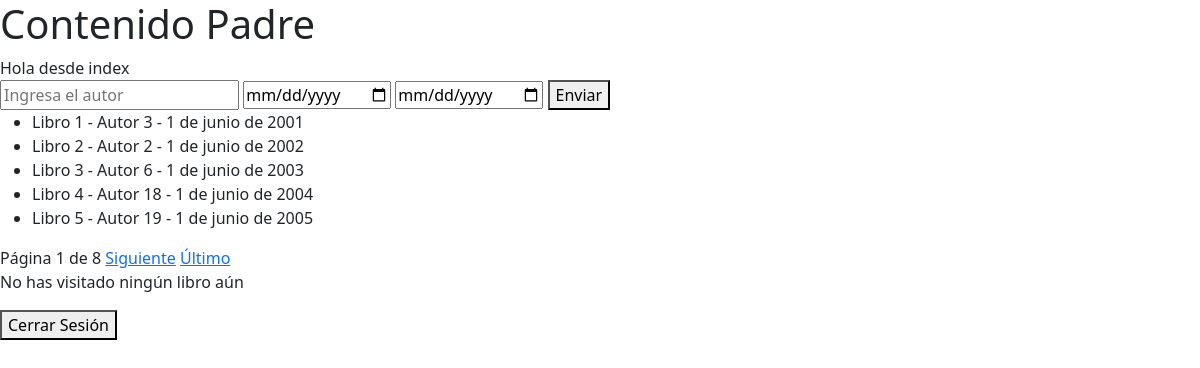
/library/ (signed in), run on the app's committed database.
### library/models.py (models this page shows, shortened)
class Book(models.Model):
    id_book = models.AutoField(primary_key=True)
    title = models.CharField(max_length=100)
    publication_date = models.DateField(null=True, blank=True)
    pages = models.IntegerField(default=0)
    isbn = models.CharField(max_length=30)
    author = models.ForeignKey(
        Author, on_delete=models.CASCADE, related_name='books'
    )
    genres = models.ManyToManyField(Genre, related_name='books') # Tabla intermedia
    recommended_by = models.ManyToManyField(
        get_user_model(), through="Recommendation", related_name='recommendations',
    )
    class Meta:
        verbose_name = 'Libro'
        verbose_name_plural = 'Libros'

class Author(models.Model):
    id_author = models.AutoField(primary_key=True)
    name = models.CharField(max_length=100)
    birth_date = models.DateField(null=True, blank=True)

### library/views.py (the view)
# urls.py: path('', views.index, name='index'),
@login_required
def index(request):
        books = Book.objects.all()
        query = request.GET.get('query_search')
        date_start = request.GET.get('start')
        date_end = request.GET.get('end')
        book_id_recommend = request.session.get('last_viewed_book')
        if query:
            books = books.filter(
                Q(title__icontains=query) | Q(author__name__icontains=query)
            )
        if date_start and date_end:
            books = books.filter(
                publication_date__range=[date_start, date_end] # Rango de fechas
            )
        paginator = Paginator(books, 5)
        page_number = request.GET.get('page')
        page_obj = paginator.get_page(page_number)
        query_params = request.GET.copy()
        if 'page' in query_params:
            query_params.pop('page')
        query_string = query_params.urlencode()
        if book_id_recommend:
            try:
                last_book = Book.objects.get(pk=book_id_recommend)
            except Book.DoesNotExist:
                last_book = None
        else:
            last_book = None
        return render(request, 'library/index.html', {
            'page_obj': page_obj,
            'query': query,
            'query_string': query_string,
            'last_book': last_book
        })

### library/templates/library/index.html (shortened to what this page needs)
{% extends "base.html" %}
{% block content %}
    Hola desde index
    <form method='get'>
        <input type="text" name="query_search" placeholder="Ingresa el autor", value="{% if query %}{{ query }}{% endif %}">
        <input type="date" name="start" value='{{request.GET.start}}'>
        <input type="date" name="end" value='{{request.GET.end}}'>
        <button type="submit">Enviar</button>
    </form>
    <ul>
        {% for book in page_obj %}
            <li>{{ book.title }} - {{ book.author.name }} - {{ book.publication_date }}</li>
        {% endfor %}
    </ul>
    <div>
        <span>Página {{ page_obj.number }} de {{ page_obj.paginator.num_pages }} </span>
        {% if page_obj.has_next %}
            <a href="?{{ query_string }}&page={{ page_obj.next_page_number }}">Siguiente</a>
            <a href="?{{ query_string }}&page={{ page_obj.paginator.num_pages }}">Último</a>
        {% endif %}
        {% if last_book %}
            <p>Último libro visitado: <a href="{% url 'book_detail' last_book.pk %}">{{last_book.title}}</a></p>
        {% else %}
            <p>No has visitado ningún libro aún</p>
        {% endif %}
    </div>
    <form action="{% url 'logout' %}" method='post'>
        <button type='submit'>Cerrar Sesión</button>
    </form>
{% endblock content %}

### templates/base.html (shortened to what this page needs)
{% load static %}
<!DOCTYPE html>
<html lang="en">
<head>
    <link href="https://cdn.jsdelivr.net/npm/bootstrap@5.3.8/dist/css/bootstrap.min.css" rel="stylesheet">
</head>
<body>
    <h1>Contenido Padre</h1>
    {% block content %}
    {% endblock %}
</body>
</html>

### data on the page
Book: title "Libro 1", author.name "Autor 3", publication_date "1 de junio de 2001"
Book: title "Libro 2", author.name "Autor 2", publication_date "1 de junio de 2002"
Book: title "Libro 3", author.name "Autor 6", publication_date "1 de junio de 2003"
Book: title "Libro 4", author.name "Autor 18", publication_date "1 de junio de 2004"
Book: title "Libro 5", author.name "Autor 19", publication_date "1 de junio de 2005"

### other printed values
{{ page_obj.number }} "1"
{{ page_obj.paginator.num_pages }} "8"
